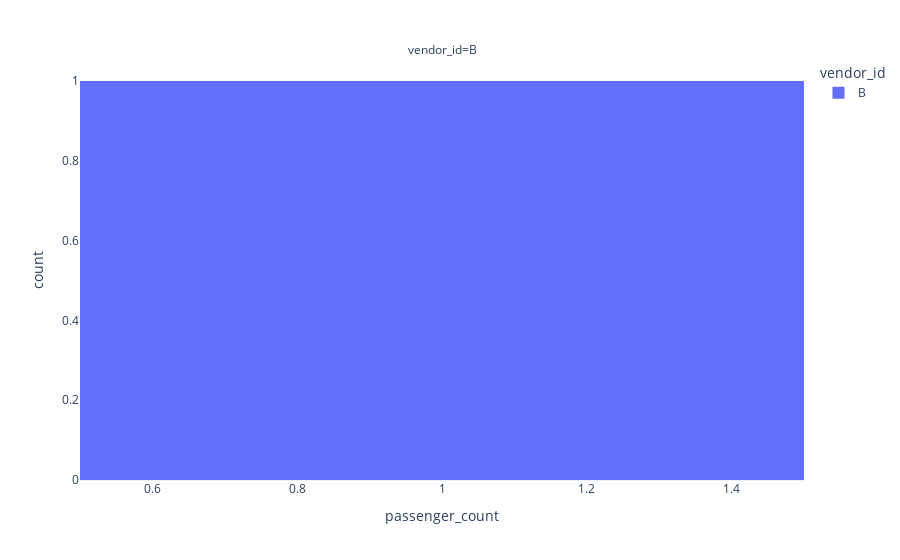

Notebook source saved alongside this figure:
### Markdown cell above
`-` 추가시각화3 -- `vendor_id`별 `passenger_count`를 histogram으로 시각화

### Code cell
df_feature.plot.hist(x='passenger_count',color='vendor_id',facet_col='vendor_id')

### Figure 1 — Plotly figure (JSON) as saved in the notebook; plotly's stock layout.template omitted (floating-point values rounded to 4 significant figures)
{"data": [{"alignmentgroup": "True", "bingroup": "x", "hovertemplate": "vendor_id=B<br>passenger_count=%{x}<br>count=%{y}<extra></extra>", "legendgroup": "B", "marker": {"color": "#636efa", "pattern": {"shape": ""}}, "name": "B", "offsetgroup": "B", "orientation": "v", "showlegend": true, "type": "histogram", "x": [1], "xaxis": "x", "yaxis": "y"}], "layout": {"annotations": [{"font": {}, "showarrow": false, "text": "vendor_id=B", "x": 0.5, "xanchor": "center", "xref": "paper", "y": 1, "yanchor": "bottom", "yref": "paper"}], "autosize": true, "barmode": "relative", "legend": {"title": {"text": "vendor_id"}, "tracegroupgap": 0}, "margin": {"t": 60}, "xaxis": {"anchor": "y", "autorange": true, "domain": [0, 1], "range": [0.5, 1.5], "title": {"text": "passenger_count"}, "type": "linear"}, "yaxis": {"anchor": "x", "autorange": true, "domain": [0, 1], "range": [0, 1.053], "title": {"text": "count"}}}}
